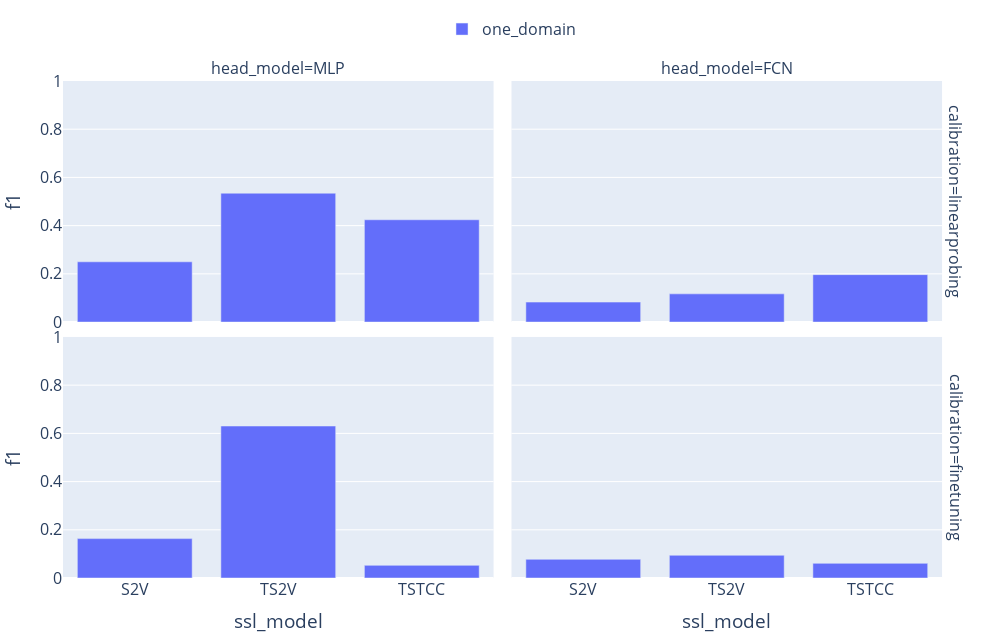

Notebook code cell kept with this figure:
### Code cell
fig = px.bar(ieeeppg_result, x='ssl_model', y='f1', color='scenario', 
             facet_row='calibration', facet_col='head_model', barmode='group')



fig.update_yaxes(range=[0, 1])
fig.update_layout(height=640, width=1000, font_size=16, 
                  legend_title_text="",
                  margin=dict(l=40, r=40, b=30, t=80),
                  showlegend=True,
                  legend=dict(orientation="h", yanchor="bottom", y=1.07, xanchor="center", x=0.5)
)

### Figure 1 — Plotly figure (JSON) as saved in the notebook; plotly's stock layout.template omitted (floating-point values rounded to 4 significant figures)
{"data": [{"alignmentgroup": "True", "hovertemplate": "scenario=one_domain<br>calibration=linearprobing<br>head_model=MLP<br>ssl_model=%{x}<br>f1=%{y}<extra></extra>", "legendgroup": "one_domain", "marker": {"color": "#636efa", "pattern": {"shape": ""}}, "name": "one_domain", "offsetgroup": "one_domain", "orientation": "v", "showlegend": true, "textposition": "auto", "type": "bar", "x": ["S2V", "TS2V", "TSTCC"], "xaxis": "x3", "y": [0.2499, 0.5345, 0.4243], "yaxis": "y3"}, {"alignmentgroup": "True", "hovertemplate": "scenario=one_domain<br>calibration=linearprobing<br>head_model=FCN<br>ssl_model=%{x}<br>f1=%{y}<extra></extra>", "legendgroup": "one_domain", "marker": {"color": "#636efa", "pattern": {"shape": ""}}, "name": "one_domain", "offsetgroup": "one_domain", "orientation": "v", "showlegend": false, "textposition": "auto", "type": "bar", "x": ["S2V", "TS2V", "TSTCC"], "xaxis": "x4", "y": [0.0828, 0.1169, 0.1967], "yaxis": "y4"}, {"alignmentgroup": "True", "hovertemplate": "scenario=one_domain<br>calibration=finetuning<br>head_model=MLP<br>ssl_model=%{x}<br>f1=%{y}<extra></extra>", "legendgroup": "one_domain", "marker": {"color": "#636efa", "pattern": {"shape": ""}}, "name": "one_domain", "offsetgroup": "one_domain", "orientation": "v", "showlegend": false, "textposition": "auto", "type": "bar", "x": ["S2V", "TS2V", "TSTCC"], "xaxis": "x", "y": [0.1634, 0.6305, 0.0525], "yaxis": "y"}, {"alignmentgroup": "True", "hovertemplate": "scenario=one_domain<br>calibration=finetuning<br>head_model=FCN<br>ssl_model=%{x}<br>f1=%{y}<extra></extra>", "legendgroup": "one_domain", "marker": {"color": "#636efa", "pattern": {"shape": ""}}, "name": "one_domain", "offsetgroup": "one_domain", "orientation": "v", "showlegend": false, "textposition": "auto", "type": "bar", "x": ["S2V", "TS2V", "TSTCC"], "xaxis": "x2", "y": [0.0775, 0.0942, 0.0608], "yaxis": "y2"}], "layout": {"annotations": [{"font": {}, "showarrow": false, "text": "head_model=MLP", "x": 0.24, "xanchor": "center", "xref": "paper", "y": 1, "yanchor": "bottom", "yref": "paper"}, {"font": {}, "showarrow": false, "text": "head_model=FCN", "x": 0.74, "xanchor": "center", "xref": "paper", "y": 1, "yanchor": "bottom", "yref": "paper"}, {"font": {}, "showarrow": false, "text": "calibration=finetuning", "textangle": 90, "x": 0.98, "xanchor": "left", "xref": "paper", "y": 0.2425, "yanchor": "middle", "yref": "paper"}, {"font": {}, "showarrow": false, "text": "calibration=linearprobing", "textangle": 90, "x": 0.98, "xanchor": "left", "xref": "paper", "y": 0.7575, "yanchor": "middle", "yref": "paper"}], "barmode": "group", "font": {"size": 16}, "height": 640, "legend": {"orientation": "h", "title": {"text": ""}, "tracegroupgap": 0, "x": 0.5, "xanchor": "center", "y": 1.07, "yanchor": "bottom"}, "margin": {"b": 30, "l": 40, "r": 40, "t": 80}, "showlegend": true, "width": 1000, "xaxis": {"anchor": "y", "domain": [0, 0.48], "title": {"text": "ssl_model"}}, "xaxis2": {"anchor": "y2", "domain": [0.5, 0.98], "matches": "x", "title": {"text": "ssl_model"}}, "xaxis3": {"anchor": "y3", "domain": [0, 0.48], "matches": "x", "showticklabels": false}, "xaxis4": {"anchor": "y4", "domain": [0.5, 0.98], "matches": "x", "showticklabels": false}, "yaxis": {"anchor": "x", "domain": [0, 0.485], "range": [0, 1], "title": {"text": "f1"}}, "yaxis2": {"anchor": "x2", "domain": [0, 0.485], "matches": "y", "range": [0, 1], "showticklabels": false}, "yaxis3": {"anchor": "x3", "domain": [0.515, 1], "matches": "y", "range": [0, 1], "title": {"text": "f1"}}, "yaxis4": {"anchor": "x4", "domain": [0.515, 1], "matches": "y", "range": [0, 1], "showticklabels": false}}}
